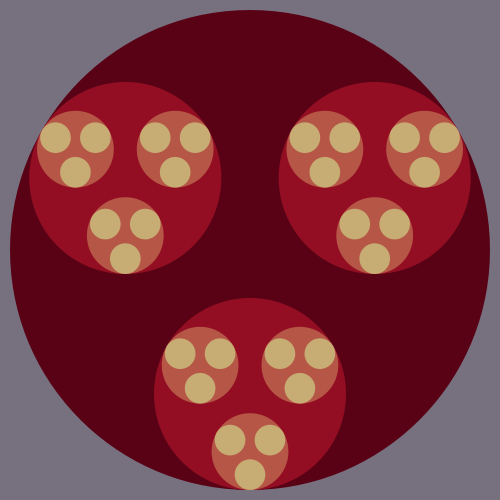
Frame 1 (no input)
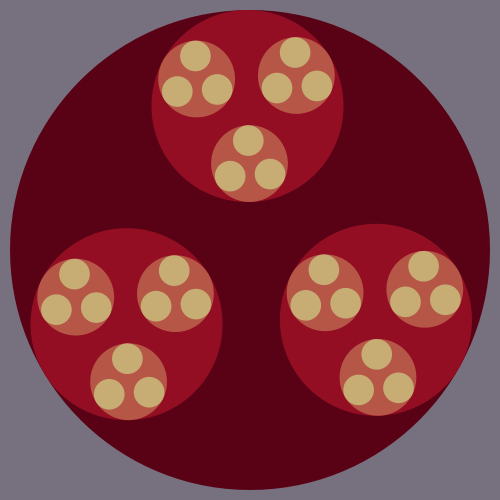
Frame 60 (the mouse pressed at the canvas centre just before this capture)
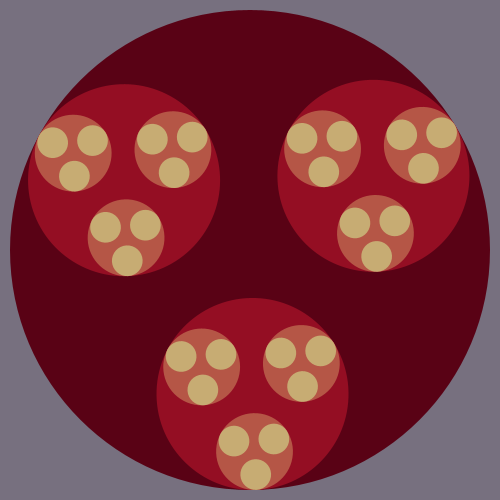
Frame 120 (the mouse held since frame 60 and released just before this capture)

The Processing sketch that drew these frames (run headless with seeded random() and noise(); from frame 60 on, the mouse is pressed at the canvas centre):

// Processing sketch: processing_59949
// ── processing_59949.pde

// taken from Visual PRocessing for Artists 
// by Andrew Glassner

int MaxDepth=4;
float Theta=0;

void setup() {
  size(500,500);
  noStroke();
}

void draw() {
  background(119,112,127);
  translate(250,250);
  scale(240.0);
  drawCircles(1);
  Theta+=radians(1);
}

void drawCircles(int depth) {
  switch(depth) {
    case 1: fill(color(89,2,21)); break;
    case 2: fill(color(148,14,35)); break;
    case 3: fill(color(181,86,70)); break;
    case 4: fill(color(199,172,115)); break;
    default: return;
  }
  ellipse(0,0,2,2);
  
  for (int i=0; i<3; i++) {
    pushMatrix();
    rotate(Theta+radians(i*120));
    translate(0,0.6);
    scale(0.4);
    drawCircles(depth+1);
    popMatrix();
  }
}
